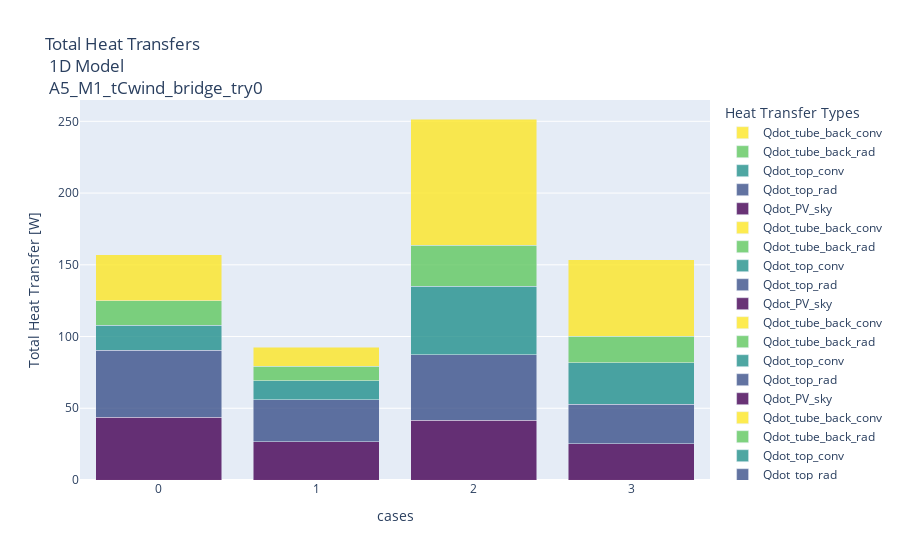
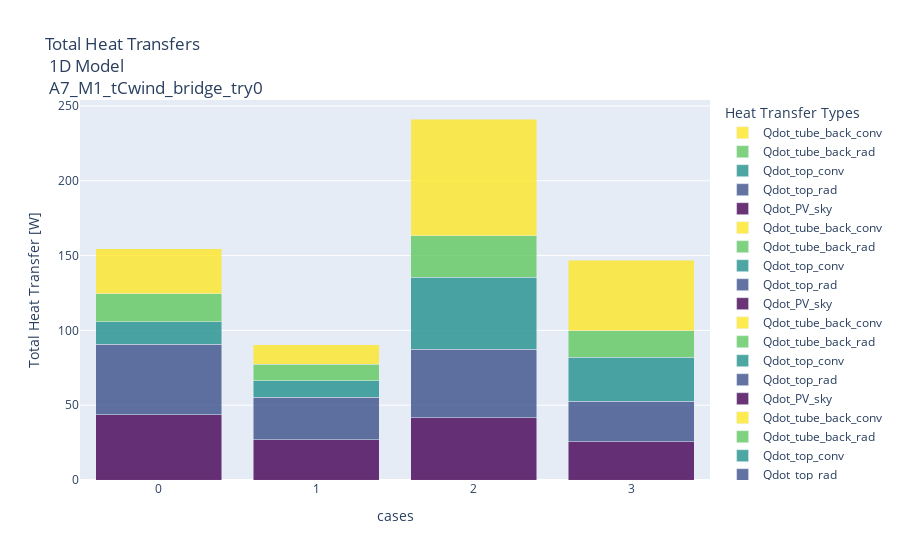
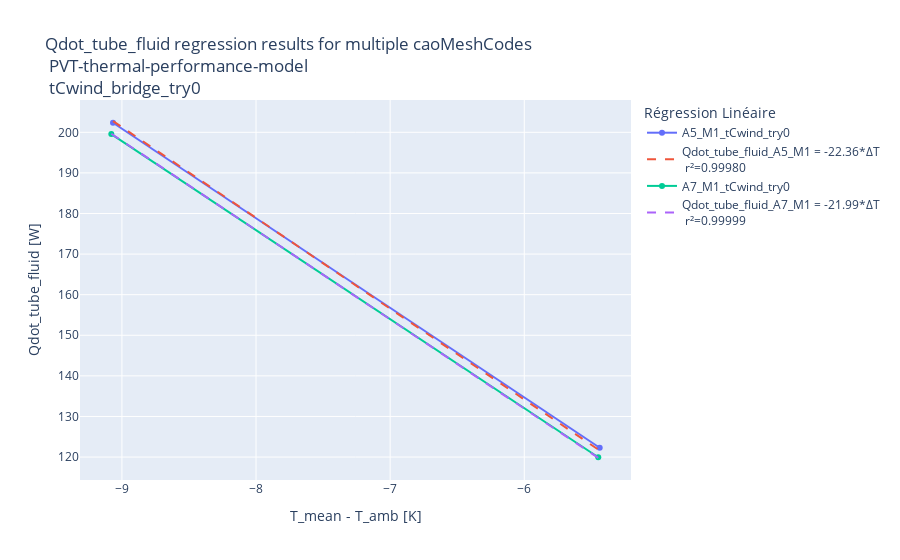
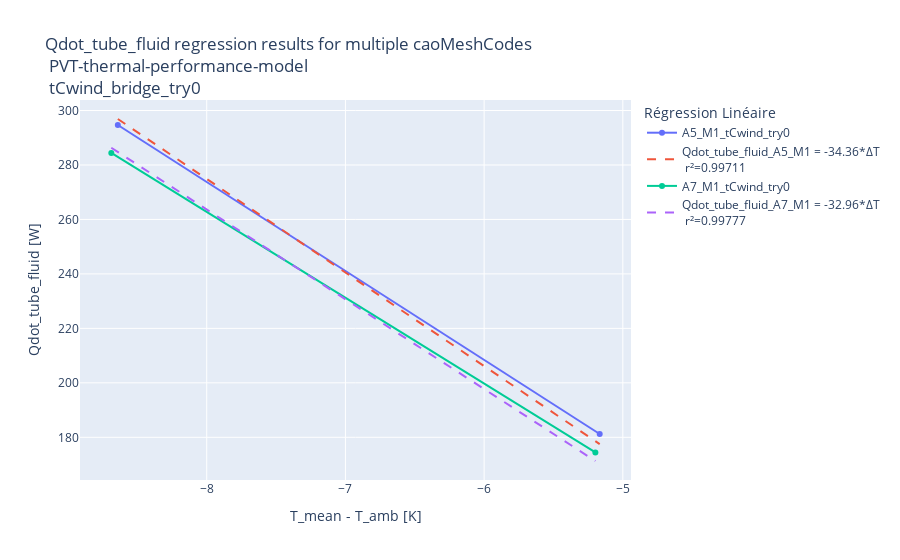

The code cell stored with these charts, in order, in its notebook:
### Code cell
# SR_fp = r'G:\Drive partagés\Cercle Hard\R&D\Modèles numériques PVT\PVT-perf-1Dmodel\CFD\Fluent_GMI\SimulationResults'
SR_fp = r'D:\ANSYS Fluent Projects\pvt_slice_outdoor\Fluent_GMI\SimulationResults'
# caoMeshCode = 'A5_M1'
caoMeshCode_list = ['A5_M1', 'A7_M1']
testConditionsCode = 'tCwind'
method = 'bridge'
no_try =0
no_case = 0
cases = [0,1,2,3]
df_list_1 = []
df_list_2 = []
Qdot = 'Qdot_tube_fluid'
# bplt.plot_1D_participation_stacked_last_it_multiple(SR_fp, caoMeshCode_list, testConditionsCode, method, no_try, no_case).show()
for caoMeshCode in caoMeshCode_list :
    cases = [0, 1, 2, 3]
    bplt.plot_1D_participation_stacked_last_it_multiple_cases(SR_fp, caoMeshCode, testConditionsCode, method, no_try, cases).show()
    # bplt.plot_1D_DeltaT_v2(Qdot, SR_fp, caoMeshCode, testConditionsCode, method, no_try, cases).show()
    # df = bplt.generate_regression_table(Qdot, SR_fp, caoMeshCode, testConditionsCode, method, no_try, cases)
    # df = pd.DataFrame(df, index=[0])
    # df_list.append(df)
    cases = [0, 1]
    df_1 = bplt.generate_regression_table(Qdot, SR_fp, caoMeshCode, testConditionsCode, method, no_try, cases)
    df_1 = pd.DataFrame(df_1, index=[0])
    df_list_1.append(df_1)
    cases = [2, 3]
    df_2 = bplt.generate_regression_table(Qdot, SR_fp, caoMeshCode, testConditionsCode, method, no_try, cases)
    df_2 = pd.DataFrame(df_2, index=[0])
    df_list_2.append(df_2)

    

cases = [0, 1]
bplt.plot_1D_DeltaT_multiple(Qdot, SR_fp, caoMeshCode_list, testConditionsCode, method, no_try, cases).show()
cases = [2, 3]
bplt.plot_1D_DeltaT_multiple(Qdot, SR_fp, caoMeshCode_list, testConditionsCode, method, no_try, cases).show()

print("Résultats pour 0.5 m/s")
df_combined_1 = pd.concat(df_list_1, ignore_index=True)
pr.disp_html(df_combined_1)
print("Résultats pour 1.5 m/s")
df_combined_2 = pd.concat(df_list_2, ignore_index=True)
pr.disp_html(df_combined_2)

### Figure 1 — Plotly figure (JSON) as saved in the notebook; plotly's stock layout.template omitted (floating-point values rounded to 4 significant figures)
{"data": [{"marker": {"color": "rgb(68, 1, 84)"}, "name": "Qdot_PV_sky", "opacity": 0.8, "type": "bar", "x": ["A5_M1_no_case0"], "y": [43.62]}, {"marker": {"color": "rgb(59, 81, 138)"}, "name": "Qdot_top_rad", "opacity": 0.8, "type": "bar", "x": ["A5_M1_no_case0"], "y": [46.86]}, {"marker": {"color": "rgb(34, 144, 140)"}, "name": "Qdot_top_conv", "opacity": 0.8, "type": "bar", "x": ["A5_M1_no_case0"], "y": [17.36]}, {"marker": {"color": "rgb(96, 200, 96)"}, "name": "Qdot_tube_back_rad", "opacity": 0.8, "type": "bar", "x": ["A5_M1_no_case0"], "y": [17.01]}, {"marker": {"color": "rgb(253, 231, 37)"}, "name": "Qdot_tube_back_conv", "opacity": 0.8, "type": "bar", "x": ["A5_M1_no_case0"], "y": [32.11]}, {"marker": {"color": "rgb(68, 1, 84)"}, "name": "Qdot_PV_sky", "opacity": 0.8, "type": "bar", "x": ["A5_M1_no_case1"], "y": [26.78]}, {"marker": {"color": "rgb(59, 81, 138)"}, "name": "Qdot_top_rad", "opacity": 0.8, "type": "bar", "x": ["A5_M1_no_case1"], "y": [29.26]}, {"marker": {"color": "rgb(34, 144, 140)"}, "name": "Qdot_top_conv", "opacity": 0.8, "type": "bar", "x": ["A5_M1_no_case1"], "y": [13.12]}, {"marker": {"color": "rgb(96, 200, 96)"}, "name": "Qdot_tube_back_rad", "opacity": 0.8, "type": "bar", "x": ["A5_M1_no_case1"], "y": [10.05]}, {"marker": {"color": "rgb(253, 231, 37)"}, "name": "Qdot_tube_back_conv", "opacity": 0.8, "type": "bar", "x": ["A5_M1_no_case1"], "y": [13.29]}, {"marker": {"color": "rgb(68, 1, 84)"}, "name": "Qdot_PV_sky", "opacity": 0.8, "type": "bar", "x": ["A5_M1_no_case2"], "y": [41.52]}, {"marker": {"color": "rgb(59, 81, 138)"}, "name": "Qdot_top_rad", "opacity": 0.8, "type": "bar", "x": ["A5_M1_no_case2"], "y": [45.66]}, {"marker": {"color": "rgb(34, 144, 140)"}, "name": "Qdot_top_conv", "opacity": 0.8, "type": "bar", "x": ["A5_M1_no_case2"], "y": [48.03]}, {"marker": {"color": "rgb(96, 200, 96)"}, "name": "Qdot_tube_back_rad", "opacity": 0.8, "type": "bar", "x": ["A5_M1_no_case2"], "y": [28.33]}, {"marker": {"color": "rgb(253, 231, 37)"}, "name": "Qdot_tube_back_conv", "opacity": 0.8, "type": "bar", "x": ["A5_M1_no_case2"], "y": [88.07]}, {"marker": {"color": "rgb(68, 1, 84)"}, "name": "Qdot_PV_sky", "opacity": 0.8, "type": "bar", "x": ["A5_M1_no_case3"], "y": [25.32]}, {"marker": {"color": "rgb(59, 81, 138)"}, "name": "Qdot_top_rad", "opacity": 0.8, "type": "bar", "x": ["A5_M1_no_case3"], "y": [27.57]}, {"marker": {"color": "rgb(34, 144, 140)"}, "name": "Qdot_top_conv", "opacity": 0.8, "type": "bar", "x": ["A5_M1_no_case3"], "y": [28.84]}, {"marker": {"color": "rgb(96, 200, 96)"}, "name": "Qdot_tube_back_rad", "opacity": 0.8, "type": "bar", "x": ["A5_M1_no_case3"], "y": [18.6]}, {"marker": {"color": "rgb(253, 231, 37)"}, "name": "Qdot_tube_back_conv", "opacity": 0.8, "type": "bar", "x": ["A5_M1_no_case3"], "y": [53.23]}], "layout": {"barmode": "stack", "legend": {"title": {"text": "Heat Transfer Types"}}, "title": {"text": "Total Heat Transfers <br> 1D Model <br> A5_M1_tCwind_bridge_try0"}, "xaxis": {"tickmode": "array", "ticktext": [0, 1, 2, 3], "tickvals": ["A5_M1_no_case0", "A5_M1_no_case1", "A5_M1_no_case2", "A5_M1_no_case3"], "title": {"text": "cases"}}, "yaxis": {"title": {"text": "Total Heat Transfer [W]"}}}}

### Figure 2 — Plotly figure (JSON) as saved in the notebook; plotly's stock layout.template omitted (floating-point values rounded to 4 significant figures)
{"data": [{"marker": {"color": "rgb(68, 1, 84)"}, "name": "Qdot_PV_sky", "opacity": 0.8, "type": "bar", "x": ["A7_M1_no_case0"], "y": [43.71]}, {"marker": {"color": "rgb(59, 81, 138)"}, "name": "Qdot_top_rad", "opacity": 0.8, "type": "bar", "x": ["A7_M1_no_case0"], "y": [47.15]}, {"marker": {"color": "rgb(34, 144, 140)"}, "name": "Qdot_top_conv", "opacity": 0.8, "type": "bar", "x": ["A7_M1_no_case0"], "y": [14.98]}, {"marker": {"color": "rgb(96, 200, 96)"}, "name": "Qdot_tube_back_rad", "opacity": 0.8, "type": "bar", "x": ["A7_M1_no_case0"], "y": [18.71]}, {"marker": {"color": "rgb(253, 231, 37)"}, "name": "Qdot_tube_back_conv", "opacity": 0.8, "type": "bar", "x": ["A7_M1_no_case0"], "y": [29.98]}, {"marker": {"color": "rgb(68, 1, 84)"}, "name": "Qdot_PV_sky", "opacity": 0.8, "type": "bar", "x": ["A7_M1_no_case1"], "y": [26.88]}, {"marker": {"color": "rgb(59, 81, 138)"}, "name": "Qdot_top_rad", "opacity": 0.8, "type": "bar", "x": ["A7_M1_no_case1"], "y": [28.4]}, {"marker": {"color": "rgb(34, 144, 140)"}, "name": "Qdot_top_conv", "opacity": 0.8, "type": "bar", "x": ["A7_M1_no_case1"], "y": [10.99]}, {"marker": {"color": "rgb(96, 200, 96)"}, "name": "Qdot_tube_back_rad", "opacity": 0.8, "type": "bar", "x": ["A7_M1_no_case1"], "y": [11.19]}, {"marker": {"color": "rgb(253, 231, 37)"}, "name": "Qdot_tube_back_conv", "opacity": 0.8, "type": "bar", "x": ["A7_M1_no_case1"], "y": [12.98]}, {"marker": {"color": "rgb(68, 1, 84)"}, "name": "Qdot_PV_sky", "opacity": 0.8, "type": "bar", "x": ["A7_M1_no_case2"], "y": [41.72]}, {"marker": {"color": "rgb(59, 81, 138)"}, "name": "Qdot_top_rad", "opacity": 0.8, "type": "bar", "x": ["A7_M1_no_case2"], "y": [45.72]}, {"marker": {"color": "rgb(34, 144, 140)"}, "name": "Qdot_top_conv", "opacity": 0.8, "type": "bar", "x": ["A7_M1_no_case2"], "y": [48.16]}, {"marker": {"color": "rgb(96, 200, 96)"}, "name": "Qdot_tube_back_rad", "opacity": 0.8, "type": "bar", "x": ["A7_M1_no_case2"], "y": [27.77]}, {"marker": {"color": "rgb(253, 231, 37)"}, "name": "Qdot_tube_back_conv", "opacity": 0.8, "type": "bar", "x": ["A7_M1_no_case2"], "y": [77.92]}, {"marker": {"color": "rgb(68, 1, 84)"}, "name": "Qdot_PV_sky", "opacity": 0.8, "type": "bar", "x": ["A7_M1_no_case3"], "y": [25.42]}, {"marker": {"color": "rgb(59, 81, 138)"}, "name": "Qdot_top_rad", "opacity": 0.8, "type": "bar", "x": ["A7_M1_no_case3"], "y": [27.32]}, {"marker": {"color": "rgb(34, 144, 140)"}, "name": "Qdot_top_conv", "opacity": 0.8, "type": "bar", "x": ["A7_M1_no_case3"], "y": [29.21]}, {"marker": {"color": "rgb(96, 200, 96)"}, "name": "Qdot_tube_back_rad", "opacity": 0.8, "type": "bar", "x": ["A7_M1_no_case3"], "y": [17.71]}, {"marker": {"color": "rgb(253, 231, 37)"}, "name": "Qdot_tube_back_conv", "opacity": 0.8, "type": "bar", "x": ["A7_M1_no_case3"], "y": [47.27]}], "layout": {"barmode": "stack", "legend": {"title": {"text": "Heat Transfer Types"}}, "title": {"text": "Total Heat Transfers <br> 1D Model <br> A7_M1_tCwind_bridge_try0"}, "xaxis": {"tickmode": "array", "ticktext": [0, 1, 2, 3], "tickvals": ["A7_M1_no_case0", "A7_M1_no_case1", "A7_M1_no_case2", "A7_M1_no_case3"], "title": {"text": "cases"}}, "yaxis": {"title": {"text": "Total Heat Transfer [W]"}}}}

### Figure 3 — Plotly figure (JSON) as saved in the notebook; plotly's stock layout.template omitted (floating-point values rounded to 4 significant figures)
{"data": [{"hovertemplate": "Qdot_tube_fluid = %{y:.2f} W", "line": {"width": 2}, "mode": "lines+markers", "name": "A5_M1_tCwind_try0", "type": "scatter", "x": [-9.066, -5.438], "y": [202.4, 122.3]}, {"line": {"dash": "dash", "width": 2}, "mode": "lines", "name": "Qdot_tube_fluid_A5_M1 = -22.36*ΔT <br> r²=0.99980", "type": "scatter", "x": [-9.066, -5.438], "y": [202.8, 121.6]}, {"hovertemplate": "Qdot_tube_fluid = %{y:.2f} W", "line": {"width": 2}, "mode": "lines+markers", "name": "A7_M1_tCwind_try0", "type": "scatter", "x": [-9.079, -5.448], "y": [199.6, 120.0]}, {"line": {"dash": "dash", "width": 2}, "mode": "lines", "name": "Qdot_tube_fluid_A7_M1 = -21.99*ΔT <br> r²=0.99999", "type": "scatter", "x": [-9.079, -5.448], "y": [199.6, 119.8]}], "layout": {"legend": {"title": {"text": "Régression Linéaire"}}, "title": {"text": "Qdot_tube_fluid regression results for multiple caoMeshCodes <br> PVT-thermal-performance-model <br> tCwind_bridge_try0"}, "xaxis": {"title": {"text": "T_mean - T_amb [K]"}}, "yaxis": {"title": {"text": "Qdot_tube_fluid [W]"}}}}

### Figure 4 — Plotly figure (JSON) as saved in the notebook; plotly's stock layout.template omitted (floating-point values rounded to 4 significant figures)
{"data": [{"hovertemplate": "Qdot_tube_fluid = %{y:.2f} W", "line": {"width": 2}, "mode": "lines+markers", "name": "A5_M1_tCwind_try0", "type": "scatter", "x": [-8.641, -5.167], "y": [294.7, 181.2]}, {"line": {"dash": "dash", "width": 2}, "mode": "lines", "name": "Qdot_tube_fluid_A5_M1 = -34.36*ΔT <br> r²=0.99711", "type": "scatter", "x": [-8.641, -5.167], "y": [296.9, 177.5]}, {"hovertemplate": "Qdot_tube_fluid = %{y:.2f} W", "line": {"width": 2}, "mode": "lines+markers", "name": "A7_M1_tCwind_try0", "type": "scatter", "x": [-8.688, -5.198], "y": [284.4, 174.4]}, {"line": {"dash": "dash", "width": 2}, "mode": "lines", "name": "Qdot_tube_fluid_A7_M1 = -32.96*ΔT <br> r²=0.99777", "type": "scatter", "x": [-8.688, -5.198], "y": [286.3, 171.3]}], "layout": {"legend": {"title": {"text": "Régression Linéaire"}}, "title": {"text": "Qdot_tube_fluid regression results for multiple caoMeshCodes <br> PVT-thermal-performance-model <br> tCwind_bridge_try0"}, "xaxis": {"title": {"text": "T_mean - T_amb [K]"}}, "yaxis": {"title": {"text": "Qdot_tube_fluid [W]"}}}}
